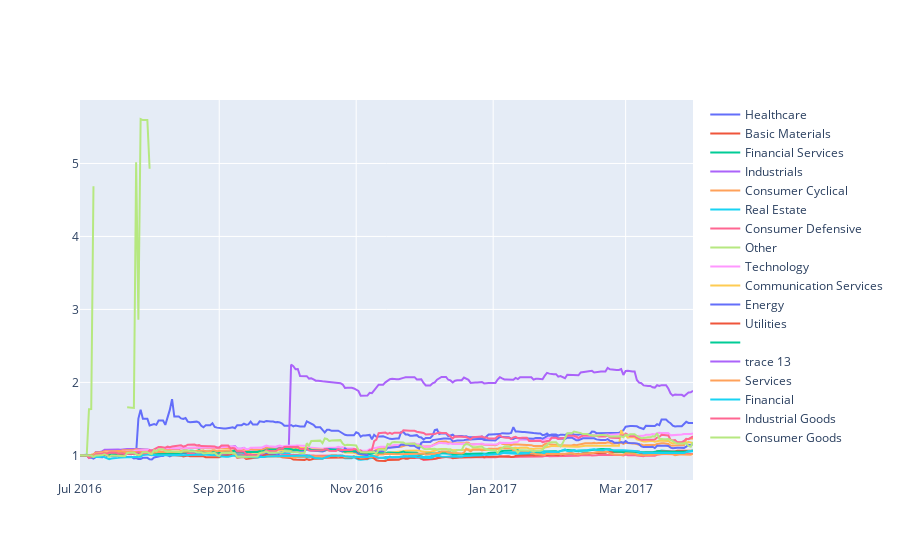

Here is the notebook cell this chart was saved with:
### Code cell
fig = go.Figure()
#print(returns_by_sector)
for k in returns_by_sector:
    print(k)
   # print(returns_by_sector[k])
    fig.add_trace(go.Scatter(
                    x=returns_by_sector.index,
                    y=returns_by_sector[k],
                    name=k,
                    #line_color='deepskyblue',
                    opacity=1))
fig.show()

### Figure 1 — Plotly figure (JSON) as saved in the notebook; plotly's stock layout.template omitted (floating-point values rounded to 4 significant figures; data arrays with more than 128 entries replaced by an {"elided": "..."} marker saying what was removed)
{"data": [{"name": "Healthcare", "opacity": 1, "type": "scatter", "x": {"elided": "274 str values"}, "y": {"elided": "274 float values"}}, {"name": "Basic Materials", "opacity": 1, "type": "scatter", "x": {"elided": "274 str values"}, "y": {"elided": "274 null values"}}, {"name": "Financial Services", "opacity": 1, "type": "scatter", "x": {"elided": "274 str values"}, "y": {"elided": "274 null values"}}, {"name": "Industrials", "opacity": 1, "type": "scatter", "x": {"elided": "274 str values"}, "y": {"elided": "274 float values"}}, {"name": "Consumer Cyclical", "opacity": 1, "type": "scatter", "x": {"elided": "274 str values"}, "y": {"elided": "274 float values"}}, {"name": "Real Estate", "opacity": 1, "type": "scatter", "x": {"elided": "274 str values"}, "y": {"elided": "274 float values"}}, {"name": "Consumer Defensive", "opacity": 1, "type": "scatter", "x": {"elided": "274 str values"}, "y": {"elided": "274 float values"}}, {"name": "Other", "opacity": 1, "type": "scatter", "x": {"elided": "274 str values"}, "y": {"elided": "274 float values"}}, {"name": "Technology", "opacity": 1, "type": "scatter", "x": {"elided": "274 str values"}, "y": {"elided": "274 float values"}}, {"name": "Communication Services", "opacity": 1, "type": "scatter", "x": {"elided": "274 str values"}, "y": {"elided": "274 float values"}}, {"name": "Energy", "opacity": 1, "type": "scatter", "x": {"elided": "274 str values"}, "y": {"elided": "274 float values"}}, {"name": "Utilities", "opacity": 1, "type": "scatter", "x": {"elided": "274 str values"}, "y": {"elided": "274 float values"}}, {"name": "", "opacity": 1, "type": "scatter", "x": {"elided": "274 str values"}, "y": {"elided": "274 float values"}}, {"opacity": 1, "type": "scatter", "x": {"elided": "274 str values"}, "y": {"elided": "274 null values"}}, {"name": "Services", "opacity": 1, "type": "scatter", "x": {"elided": "274 str values"}, "y": {"elided": "274 float values"}}, {"name": "Financial", "opacity": 1, "type": "scatter", "x": {"elided": "274 str values"}, "y": {"elided": "274 float values"}}, {"name": "Industrial Goods", "opacity": 1, "type": "scatter", "x": {"elided": "274 str values"}, "y": {"elided": "274 float values"}}, {"name": "Consumer Goods", "opacity": 1, "type": "scatter", "x": {"elided": "274 str values"}, "y": {"elided": "274 float values"}}], "layout": {}}
